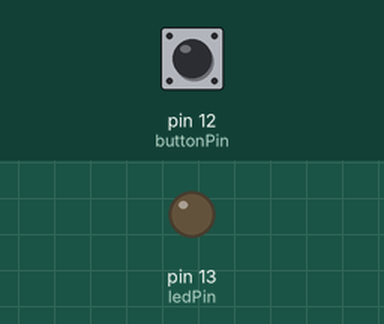
This sketch was run on a simulated Arduino Uno, built with avr-gcc and run on an emulated ATmega328P. On the bench: output pins drawn as LEDs (lit = HIGH). Inputs (shaded band) come from the test bench; at power-on: pin 12 (buttonPin) LOW.

Above: at 1.2 s.
1.3 s: pin 12 (buttonPin) pulled HIGH for 0.15 s
At 1.37 s:
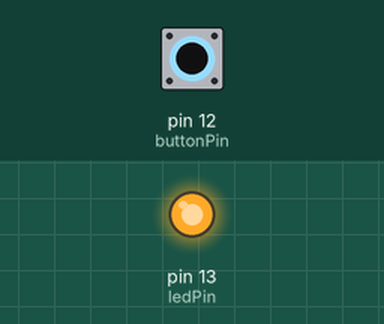
2.9 s: pin 12 (buttonPin) pulled HIGH for 3.2 s
At 6.4 s:
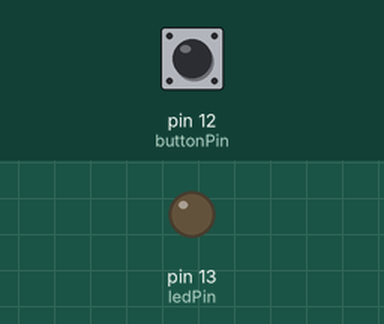
Timing chart, 0 to 7.9 s (numbered marks = the images above; inputs shaded):
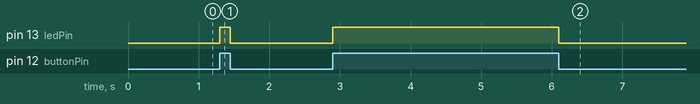

The sketch:

switches.ino
```cpp
int ledPin = 13;
int buttonPin = 12;
int val = 0;

void setup() {
    pinMode(ledPin, OUTPUT);
    pinMode(buttonPin, INPUT);
}

void loop() {
    val = digitalRead(buttonPin);
    digitalWrite(ledPin, val);
}
```

Measured:
- after the input at 1.3 s, pin 13 (ledPin): LOW → HIGH at once, → LOW 0.15 s later
- after the input at 2.9 s, pin 13 (ledPin): LOW → HIGH at once, → LOW 3.2 s later
